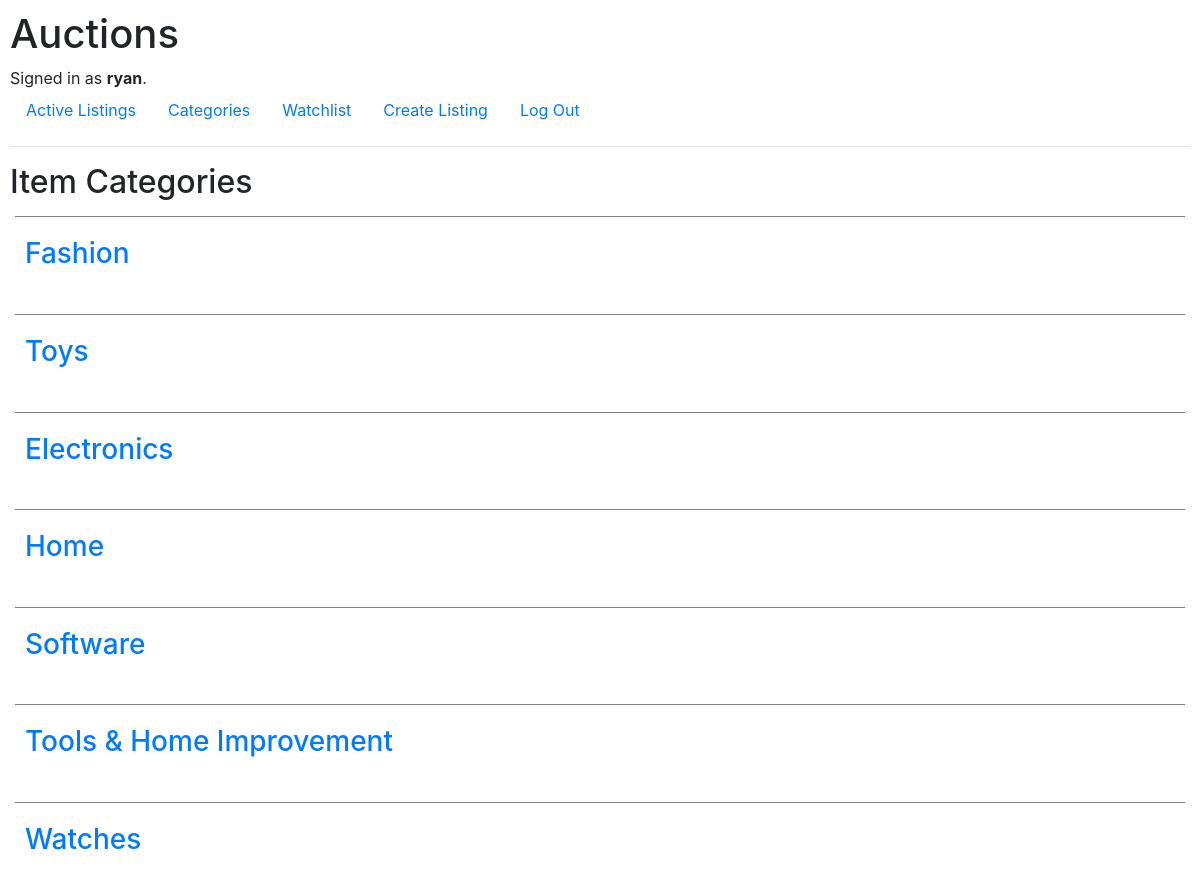
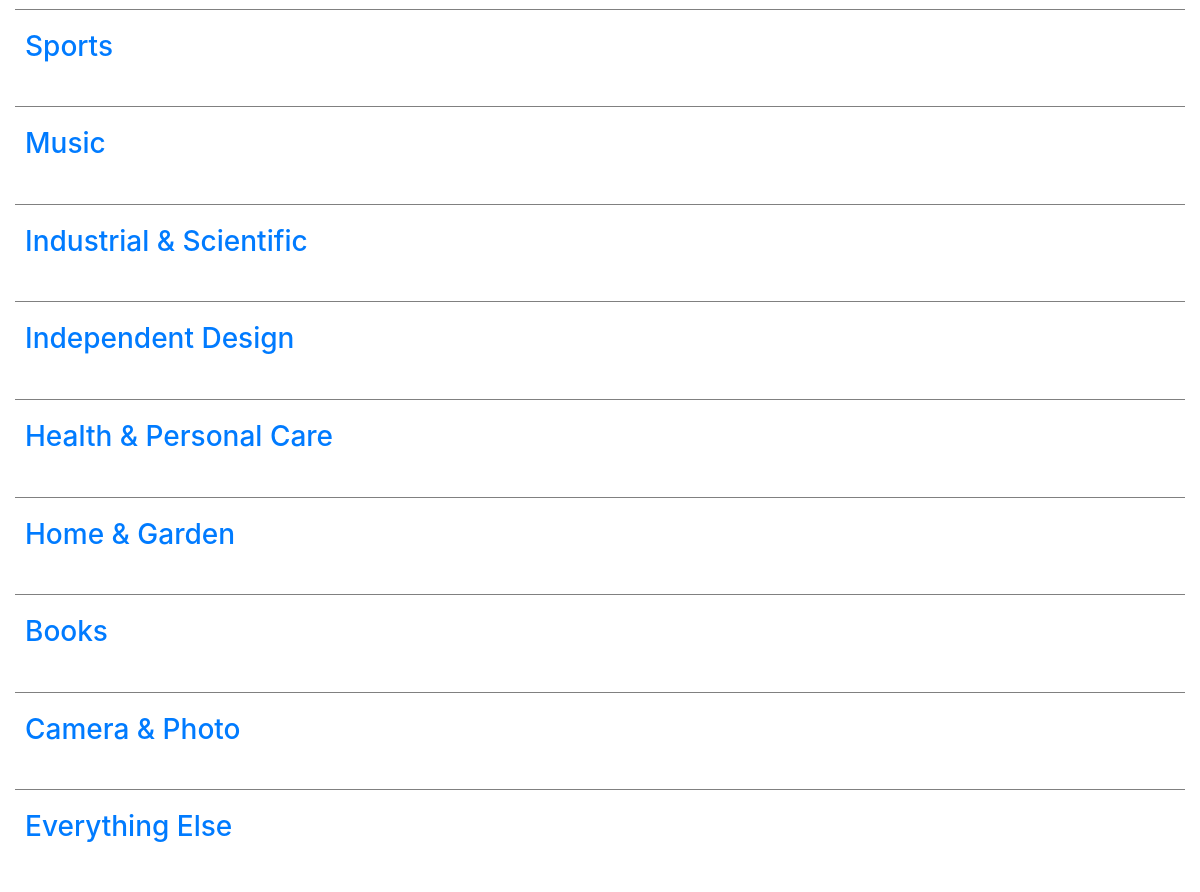
Page /categories (signed in) on the committed database (2 pictures, top to bottom).
### auctions/models.py (models this page shows, shortened)
class User(AbstractUser):
    pass

class Category(models.Model):
    category = models.CharField(max_length=60, unique=True)

### auctions/views.py (the view)
# urls.py: path("categories", views.categories, name="categories"),
def categories(request):
    categories = Category.objects.all()
    return render(request, "auctions/categories.html", {
        "categories": categories
    })

### auctions/templates/auctions/categories.html
{% extends "auctions/layout.html" %}
{% block body %}
    <h2>Item Categories</h2>
    {% for category in categories %}
    <div id="list">
        <div>
           <div><h3> <a href = "{% url 'category' category.category %}">{{ category.category }} </a></h3></div>
        </div>
    </div>
    {% endfor %}
{% endblock %}

### auctions/templates/auctions/layout.html (shortened to what this page needs)
{% load static %}
<!DOCTYPE html>
<html lang="en">
    <head>
        <link rel="stylesheet" href="https://stackpath.bootstrapcdn.com/bootstrap/4.4.1/css/bootstrap.min.css">
        <link href="{% static 'auctions/styles.css' %}" rel="stylesheet">
    </head>
    <body>
        <h1>Auctions</h1>
        <div>
            {% if user.is_authenticated %}
                Signed in as <strong>{{ user.username }}</strong>.
            {% else %}
                Not signed in.
            {% endif %}
        </div>
        <ul class="nav">
            <li class="nav-item">
                <a class="nav-link" href="{% url 'index' %}">Active Listings</a>
            </li>
            <li class="nav-item">
                <a class="nav-link" href="{% url 'categories' %}">Categories</a>
            </li>
            {% if user.is_authenticated %}
                <li class="nav-item">
                    <a class="nav-link" href="{% url 'watching' %}">Watchlist</a>
                </li>
                <li class="nav-item">
                    <a class="nav-link" href="{% url 'create' %}">Create Listing</a>
                </li>
                <li class="nav-item">
                    <a class="nav-link" href="{% url 'logout' %}">Log Out</a>
                </li>
            {% endif %}
        </ul>
        <hr>
        {% block body %}
        {% endblock %}
    </body>
</html>

### auctions/static/auctions/styles.css (style rules this page uses)
body { padding: 10px; }
#list { margin: 15px 5px 10px 5px; padding: 20px 10px 20px 10px; border-top: 1px solid gray; display: flex; }

### rows in the picture
User: username "ryan"
Category: category "Fashion"
Category: category "Toys"
Category: category "Electronics"
Category: category "Home"
Category: category "Software"
Category: category "Tools & Home Improvement"
Category: category "Watches"
Category: category "Sports"
Category: category "Music"
Category: category "Industrial & Scientific"
Category: category "Independent Design"
Category: category "Health & Personal Care"
Category: category "Home & Garden"
Category: category "Books"
Category: category "Camera & Photo"
Category: category "Everything Else"
